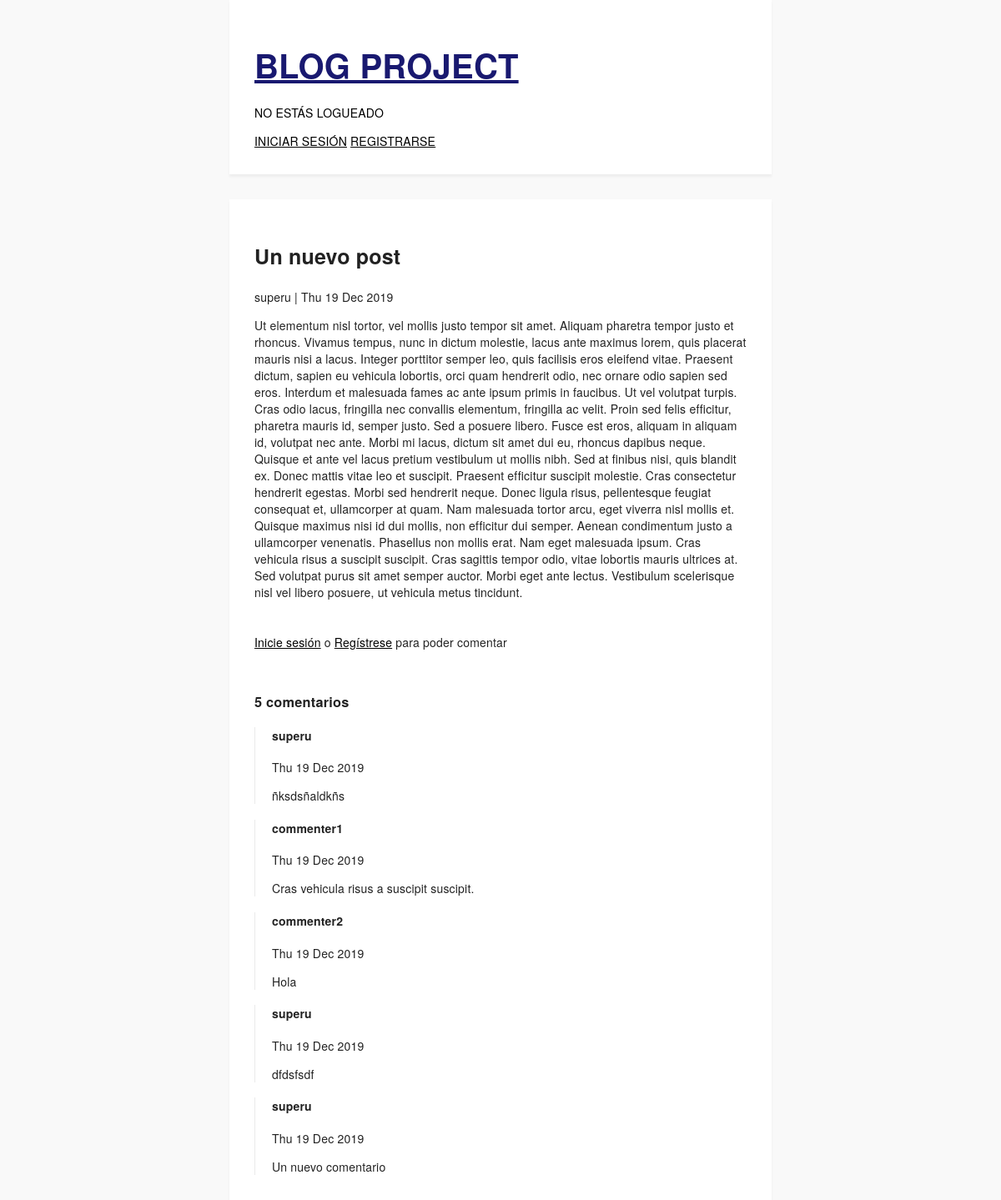
Page /article/3 on the committed database.
### articles/models.py (models this page shows, shortened)
class Article(models.Model):
    author = models.name = models.ForeignKey('auth.User', on_delete=models.CASCADE)
    title = models.CharField(max_length=100, blank=False, null=False)
    body = models.TextField()
    created_on = models.DateTimeField(auto_now_add=True)
    class Meta:
        ordering = ['-created_on']

class Comment(models.Model):
    post = models.ForeignKey(Article,on_delete=models.CASCADE,related_name='comments')
    user = models.ForeignKey('auth.User', on_delete=models.CASCADE, related_name='written_comments')
    body = models.TextField()
    created_on = models.DateTimeField(auto_now_add=True)
    class Meta:
        ordering = ['-created_on']

### articles/views.py (the view)
# urls.py: path('article/<int:pk>', views.detail, name='detail'),
def detail(request, pk):
    article = get_object_or_404(Article, pk=pk)
    if request.method == "POST":
        form = CommentForm(request.POST)
        if form.is_valid():
            comment = form.save(commit=False)
            comment.post = article
            comment.user = request.user
            comment.save()
            return redirect('detail', pk=article.pk)
    else:
        form = CommentForm()
    return render(request, 'detail.html', {'article': article, 'form': form})

### templates/detail.html
{% extends "base.html" %}
{% block content %}
  <div class="box">
    <div class="article-cont">
      <h2>{{ article.title }}</h2>
      <p class="smaller">{{ article.author }} | {{ article.created_on|date:"D d M Y" }}</p>
      <p>{{ article.body }}</p>
    </div>
    <div class="comments">
      {% if user.is_authenticated %}
        <h3>Nuevo comentario</h3>
        <form method="POST" class="post-form">
            {% csrf_token %}
            {{ form }}
            <button type="submit">Publicar</button>
        </form>
      {% else %}
        <p><a title="Iniciar sesión" href="{% url 'login' %}">Inicie sesión</a> o <a title="Registrarse" href="{% url 'signup' %}">Regístrese</a> para poder comentar</p>
      {% endif %}
      <h3 style="margin-top: 50px;">{{ article.comments.all.count }} comentarios</h3>
      {% for comment in article.comments.all %}
      <div class="comment" >
        <p>
          <h4>{{ comment.user }}</h4>
          <span> {{ comment.created_on|date:"D d M Y" }} </span>
        </p>
        {{ comment.body }}
      </div>
      {% endfor %}
    </div>
  </div>
{% endblock content %}

### static/css/style.css (style rules this page uses)
body { background-color: #f9f9f9; color: #222; font-family: "Helvetica Neue",Helvetica,Arial,sans-serif; font-size: 14px; letter-spacing: .2px; margin: auto; max-width: 650px; }
a { color: black; }
.box { background-color: white; box-shadow: 0 3px 3px 0 rgba(0, 0, 0, 0.05); padding: 30px; margin-top: 30px; }
.article-cont h2 { font-size: 25px; }
.comments { margin-top: 40px; }
.comment { padding-left: 20px; border-left: 1px #eaeaea solid; }

### rows in the picture
Article: title "Un nuevo post", author "superu", created_on "Thu 19 Dec 2019", body "Ut elementum nisl tortor, vel mollis justo tempor sit amet. Aliquam pharetra tempor justo et rhoncus. Vivamus tempus, nunc in dictum molestie, lacus ante maximus lorem, quis placerat mauris nisi a lacus. Integer porttitor semper leo, quis facilisis eros eleifend vitae. Praesent dictum, sapien eu vehicula lobortis, orci quam hendrerit odio, nec ornare odio sapien sed eros. Interdum et malesuada fames ac ante ipsum primis in faucibus. Ut vel volutpat turpis. Cras odio lacus, fringilla nec convallis elementum, fringilla ac velit. Proin sed felis efficitur, pharetra mauris id, semper justo. Sed a posuere libero. Fusce est eros, aliquam in aliquam id, volutpat nec ante. Morbi mi lacus, dictum…", comments.all.count "5"
Comment: user "superu", created_on "Thu 19 Dec 2019", body "ñksdsñaldkñs"
Comment: user "commenter1", created_on "Thu 19 Dec 2019", body "Cras vehicula risus a suscipit suscipit."
Comment: user "commenter2", created_on "Thu 19 Dec 2019", body "Hola"
Comment: user "superu", created_on "Thu 19 Dec 2019", body "dfdsfsdf"
Comment: user "superu", created_on "Thu 19 Dec 2019", body "Un nuevo comentario"
